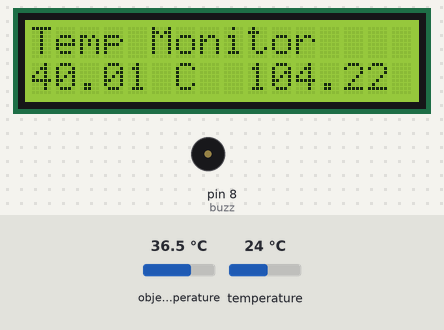
The sketch below on a simulated Arduino Uno, built with avr-gcc and run on an emulated ATmega328P. Shown: 16×2 character LCD, buzzer (waves = sounding, pin HIGH). The test bench sets the inputs (shaded band); at power-on: object temperature 36.5 °C, temperature 24 °C. What the sketch prints to the serial monitor is not drawn.

Above: at 1.2 s.
1.3 s: object temperature set to 32.7 °C
At 6.6 s:
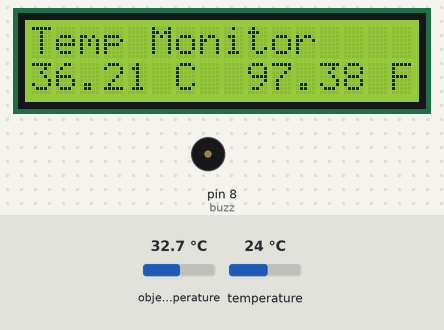
10.9 s: object temperature set to 32 °C
At 17.0 s:
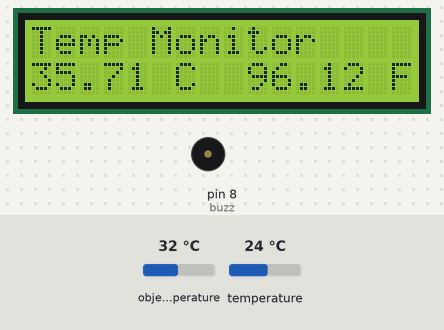
17.5 s: object temperature set to 20 °C
At 18.8 s:
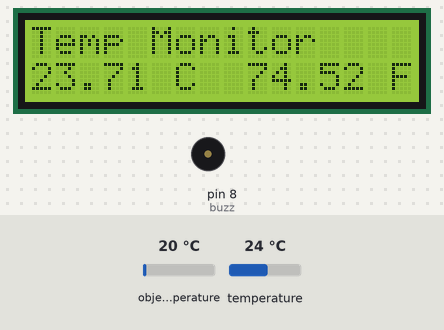
Timing chart, 0 to 20.5 s (numbered marks = the images above; inputs shaded):
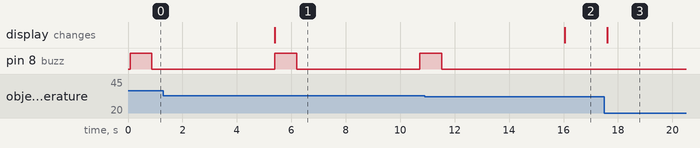

The sketch:

Smart_Sanitizer_Dispenser_with_Temperature_Measurement2.ino
```cpp
#include <Adafruit_MLX90614.h>
#include <LiquidCrystal.h>
Adafruit_MLX90614 mlx = Adafruit_MLX90614();
const int rs = 2, en = 3, d4 = 4, d5 = 5, d6 = 6, d7 = 7;
LiquidCrystal lcd(rs, en, d4, d5, d6, d7);
int buzz=8;
void setup() {
  pinMode(buzz, OUTPUT);
  Serial.begin(9600);
  lcd.begin(16, 2);
  lcd.print("Temp Monitor");
  Serial.begin(9600);
  while (!Serial);
  Serial.println("Adafruit MLX90614 test");

  if (!mlx.begin()) {
    Serial.println("Error connecting to MLX sensor. Check wiring.");
  while (1);
  };
    Serial.print("Emissivity = "); Serial.println(mlx.readEmissivity());
  }

void loop()
{
    lcd.setCursor(0, 0);
    lcd.print("Temp Monitor");
    lcd.setCursor(0, 2);
    lcd.print(mlx.readObjectTempC()+3.7);
    lcd.print(" C");
    lcd.setCursor(9, 2);
    lcd.print(mlx.readObjectTempF()+6.5);
    lcd.print(" F");

  if(mlx.readObjectTempF()>90 && mlx.readObjectTempF()<100)
  {
    lcd.setCursor(0, 2);
    lcd.print(mlx.readObjectTempC()+3.5);
    lcd.print(" C");
    lcd.setCursor(9, 2);
    lcd.print(mlx.readObjectTempF()+6.5);
    lcd.print(" F");
    digitalWrite(buzz, HIGH);
    delay(800);
    digitalWrite(buzz, LOW);
    delay(4000);
  }

  if(mlx.readObjectTempF()>=100)
  {
    lcd.setCursor(0, 2);
    lcd.print(mlx.readObjectTempC());
    lcd.print(" C");
    lcd.setCursor(9, 2);
    lcd.print(mlx.readObjectTempF());
    lcd.print(" F");
    digitalWrite(buzz, HIGH);
    delay(300);
  }

  Serial.print("Ambient = "); Serial.print(mlx.readAmbientTempC());
  Serial.print("*C\tObject = "); Serial.print(mlx.readObjectTempC()); Serial.println("*C");
  Serial.print("Ambient = "); Serial.print(mlx.readAmbientTempF());
  Serial.print("*F\tObject = "); Serial.print(mlx.readObjectTempF()); Serial.println("*F");

  Serial.println();
  delay(500);
}
```

Measured:
- after the input at 1.3 s, the display: changes after 4.1 s (image 1)
- after the input at 10.9 s, pin 8 (buzz): goes on until 11.5 s, then stays LOW; the display: changes after 5.1 s (image 2)
- after the input at 17.5 s, the display: changes after 0.10 s (image 3)
